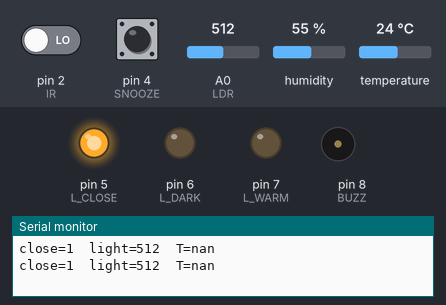
Bench run of a sketch on a simulated Arduino Uno, built with avr-gcc and run on an emulated ATmega328P. On the bench: output pins drawn as LEDs (lit = HIGH), buzzer (waves = sounding, pin HIGH), the last lines printed to the serial monitor. The test bench sets the inputs (shaded band); at power-on: pin 2 (IR) LOW, temperature 24 °C, A0 (LDR) = 512, pin 4 (SNOOZE) HIGH, humidity 55 %.

Above: at 1.2 s.
1.3 s: pin 2 (IR) driven HIGH
At 2.3 s:
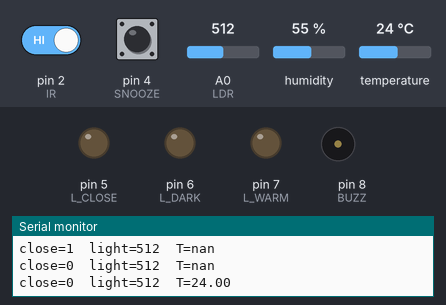
2.8 s: temperature set to 26 °C
7.2 s: temperature set to 29 °C
At 11.0 s:
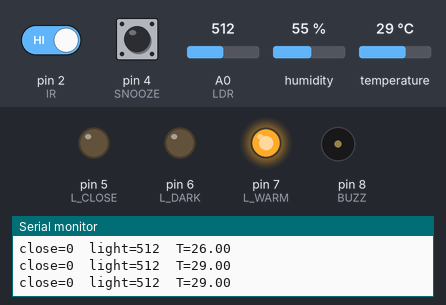
11.5 s: A0 (LDR) set to 315
13.0 s: A0 (LDR) set to 284
At 13.6 s:
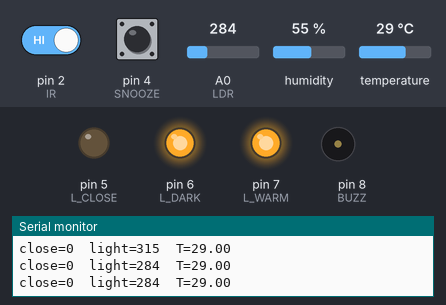
14.5 s: pin 2 (IR) driven LOW
At 14.8 s:
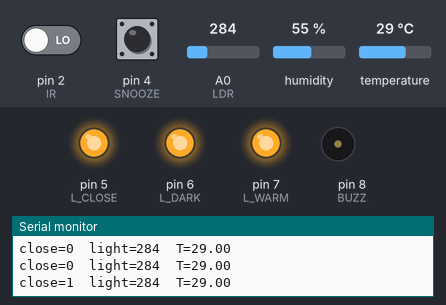
Timing chart, 0 to 25.4 s (numbered marks = the images above; inputs shaded):
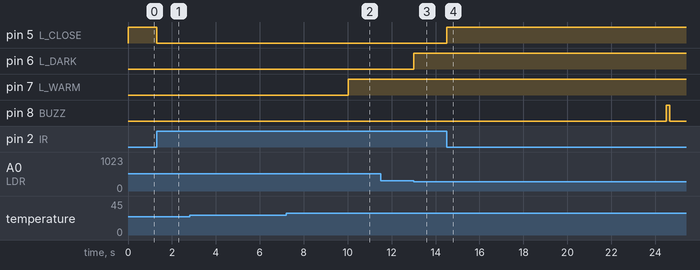

The sketch:

P13_Healthy-Study-Desk-Guardian.ino
```cpp
/* PROJECT 13 - HEALTHY STUDY DESK GUARDIAN  (11.A Group 7)
   RED LED = face too close to the book/screen, YELLOW = room too dark,
   BLUE = room too warm. Too close for 10 s -> beep (SNOOZE button mutes). */
#include <DHT.h>
#define DHTPIN  3
#define DHTTYPE DHT11
DHT dht(DHTPIN, DHTTYPE);

const int IR = 2, SNOOZE = 4;
const int L_CLOSE = 5, L_DARK = 6, L_WARM = 7;   // LEDs (each through 220 ohm)
const int BUZZ = 8;                              // ACTIVE buzzer
const int LDR = A0;

// ---- CALIBRATE in your own room ----
const int   DARK_ON  = 300;             // darker than this -> yellow ON
const int   DARK_OFF = 340;             // brighter than this -> yellow OFF (dead band)
const float WARM_LIMIT = 27.0;

unsigned long tooCloseSince = 0, lastRead = 0, lastBeep = 0, lastPrint = 0;
bool snoozed = false, tooDark = false, tooWarm = false;
int  lastBtn = HIGH;
float t = NAN;

// True ONCE at the moment a button goes from up (HIGH) to pressed (LOW).
// Holding the button down does NOT repeat it.
bool justPressed(int pin, int &lastState) {
  int now = digitalRead(pin);
  bool pressed = (lastState == HIGH && now == LOW);
  lastState = now;
  if (pressed) delay(25);               // ignore contact bounce
  return pressed;
}

void setup() {
  Serial.begin(9600);
  dht.begin();
  pinMode(IR, INPUT);
  pinMode(SNOOZE, INPUT_PULLUP);
  pinMode(L_CLOSE, OUTPUT); pinMode(L_DARK, OUTPUT); pinMode(L_WARM, OUTPUT);
  pinMode(BUZZ, OUTPUT);
}

void loop() {
  if (justPressed(SNOOZE, lastBtn)) { snoozed = !snoozed; Serial.println(snoozed ? "SNOOZE ON" : "SNOOZE OFF"); }

  bool tooClose = (digitalRead(IR) == LOW);
  int light = analogRead(LDR);
  if (light < DARK_ON)  tooDark = true;           // dead band stops flicker
  if (light > DARK_OFF) tooDark = false;

  if (millis() - lastRead >= 2000) {
    lastRead = millis();
    float v = dht.readTemperature();
    if (!isnan(v)) t = v;
    tooWarm = (!isnan(t) && t > WARM_LIMIT);
  }

  digitalWrite(L_CLOSE, tooClose);
  digitalWrite(L_DARK, tooDark);
  digitalWrite(L_WARM, tooWarm);

  if (tooClose) { if (tooCloseSince == 0) tooCloseSince = millis(); }
  else tooCloseSince = 0;

  bool nag = !snoozed && tooCloseSince != 0 && millis() - tooCloseSince > 10000;
  if (nag && millis() - lastBeep >= 1000) lastBeep = millis();
  digitalWrite(BUZZ, (nag && millis() - lastBeep < 150) ? HIGH : LOW);

  if (millis() - lastPrint >= 500) {
    lastPrint = millis();
    Serial.print("close="); Serial.print(tooClose);
    Serial.print("  light="); Serial.print(light);
    Serial.print("  T="); Serial.println(t);
  }
}
```

Measured:
- the behaviour switches between 27 and 28 °C on temperature (found by bisection; images 1 and 2)
- the behaviour switches between 300 and 299 on A0 (LDR) (found by bisection; images 2 and 3)
- after the input at 1.3 s, pin 5 (L_CLOSE): HIGH → LOW at once
- after the input at 7.2 s, pin 7 (L_WARM): LOW → HIGH after 2.8 s
- after the input at 13.0 s, pin 6 (L_DARK): LOW → HIGH at once
- after the input at 14.5 s, pin 5 (L_CLOSE): LOW → HIGH at once; pin 8 (BUZZ): LOW → HIGH after 10.0 s, → LOW 0.15 s later
